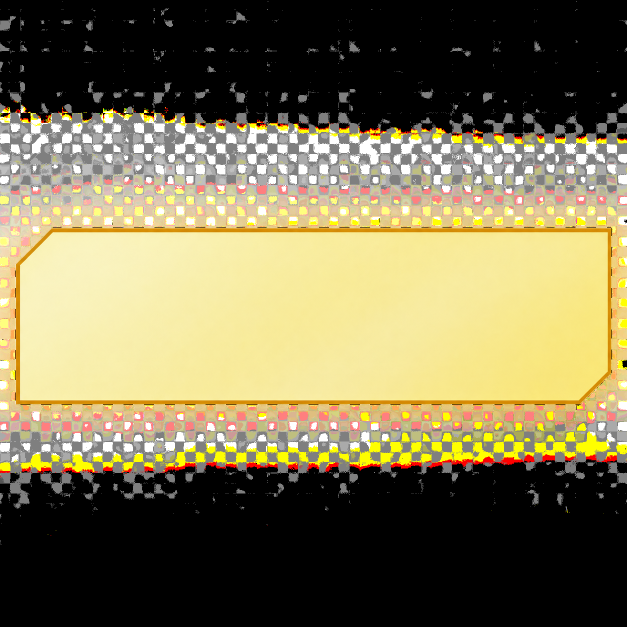
#> input picture development/android-native/src/main/assets/stage/touch/fx.png, 1254 x 1254 px (shown at 1/2 size)
$ python -i compile-subscreen.py   (imports and definitions only)
#> lines starting #> are read from the running program, lines starting #| are printed output that depends on the picture
"""Export original VII room/play submonitor pages and catalogue artwork.

AFP retains the authored layout, clipping and transitions. Dynamic images use
named original slots. The phone supplies text through the Android keyboard.
"""
import argparse
from array import array
from importlib import import_module
import json
from pathlib import Path
import shutil
from tempfile import TemporaryDirectory
from xml.etree import ElementTree
from PIL import Image
from bemani.format import IFS
from bemani.format.dxt import DXTBuffer


def atlas_images(source, output, *, dxt1_alpha=False, regions=None):
    archive = IFS(source.read_bytes(), decode_binxml=True)
    manifest = ElementTree.fromstring(archive.read_file('tex\\texturelist.xml'))
    files = {}
    output.mkdir(parents=True, exist_ok=True)
    for atlas in manifest.findall('texture'):
        for entry in atlas.findall('image'):
            name = entry.attrib['name']
            rect = [int(v) // 2 for v in entry.find('imgrect').text.split()]
            width, height = rect[1] - rect[0], rect[3] - rect[2]
            file = output / (name + '.png')
            data = archive.read_file('tex\\' + name)
            if atlas.attrib['format'] == 'dxt1':
                if dxt1_alpha:
                    words = array('H', data)
                    words.byteswap()
                    bitmap = Image.frombytes('RGBA', (width, height), words.tobytes(), 'bcn', 1)
                else:
                    bitmap = Image.frombytes('RGBA', (width, height), DXTBuffer(width, height).DXT1Decompress(data, swap=True))
            else:
                bitmap = Image.frombytes('RGBA', (width, height), data, 'raw', 'BGRA')
            if regions is not None:
                left, _, top, _ = [int(v) / 2 for v in entry.findtext('imgrect').split()]
                x1, x2, y1, y2 = [int(v) / 2 for v in entry.findtext('uvrect').split()]
                regions[name] = [x1 - left, y1 - top, x2 - x1, y2 - y1]
            bitmap.save(file)
            files[name] = file
    return files


# [71 lines left out: functions appeal_card_thumbnails, appeal_card_filter, main, not called in this run]


# [2 lines not run here, left out]

>>> import cv2
>>> picture = cv2.imread('../src/main/assets/stage/touch/fx.png', cv2.IMREAD_GRAYSCALE)
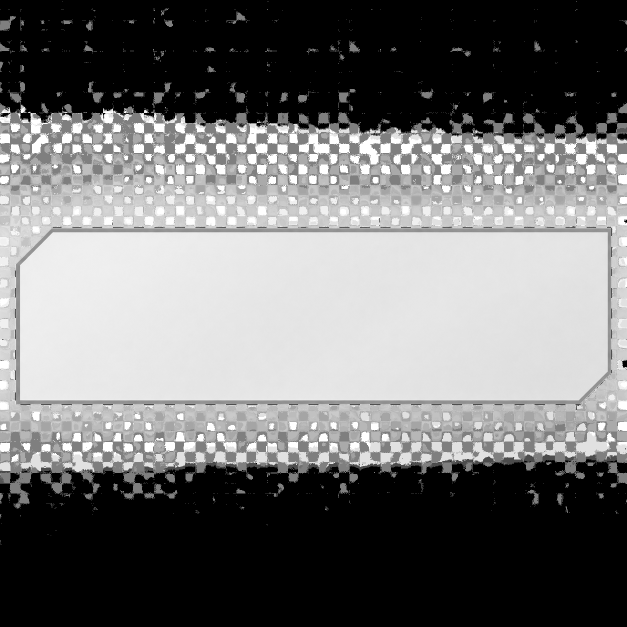
#> picture: shape (1254, 1254) (shown at 1/2 size); min 0, max 255, mean 114.2
>>> result = atlas_images(picture, 'out.png')
#> (the run stopped early here; a loop or call above may not have finished)
